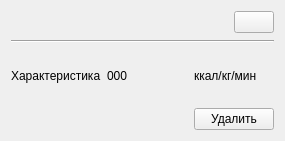
<?xml version="1.0" encoding="UTF-8"?>
<ui version="4.0">
 <class>ActivityInfo</class>
 <widget class="QWidget" name="ActivityInfo">
  <property name="geometry">
   <rect>
    <x>0</x>
    <y>0</y>
    <width>285</width>
    <height>141</height>
   </rect>
  </property>
  <property name="windowTitle">
   <string>Информация о активности</string>
  </property>
  <layout class="QVBoxLayout" name="verticalLayout">
   <item>
    <layout class="QHBoxLayout" name="horizontalLayout">
     <item>
      <widget class="QLabel" name="label_activityName">
       <property name="font">
        <font>
         <family>Calibri</family>
         <pointsize>14</pointsize>
        </font>
       </property>
       <property name="text">
        <string>&lt;Activity_name&gt;</string>
       </property>
      </widget>
     </item>
     <item>
      <spacer name="horizontalSpacer">
       <property name="orientation">
        <enum>Qt::Horizontal</enum>
       </property>
       <property name="sizeHint" stdset="0">
        <size>
         <width>208</width>
         <height>20</height>
        </size>
       </property>
      </spacer>
     </item>
     <item>
      <widget class="QPushButton" name="pushButton_activityEdit">
       <property name="icon">
        <iconset resource="../rec.qrc">
         <normaloff>:/resources/settings_icon.png</normaloff>:/resources/settings_icon.png</iconset>
       </property>
      </widget>
     </item>
    </layout>
   </item>
   <item>
    <widget class="Line" name="line">
     <property name="orientation">
      <enum>Qt::Horizontal</enum>
     </property>
    </widget>
   </item>
   <item>
    <layout class="QHBoxLayout" name="horizontalLayout_2">
     <item>
      <widget class="QLabel" name="label_2">
       <property name="text">
        <string>Характеристика</string>
       </property>
      </widget>
     </item>
     <item>
      <widget class="QLabel" name="label_kcal">
       <property name="text">
        <string>000</string>
       </property>
      </widget>
     </item>
     <item>
      <widget class="QLabel" name="label">
       <property name="text">
        <string>ккал/кг/мин</string>
       </property>
      </widget>
     </item>
    </layout>
   </item>
   <item>
    <layout class="QHBoxLayout" name="horizontalLayout_3">
     <item>
      <spacer name="horizontalSpacer_2">
       <property name="orientation">
        <enum>Qt::Horizontal</enum>
       </property>
       <property name="sizeHint" stdset="0">
        <size>
         <width>40</width>
         <height>20</height>
        </size>
       </property>
      </spacer>
     </item>
     <item>
      <widget class="QPushButton" name="pushButton_delete">
       <property name="text">
        <string>Удалить</string>
       </property>
      </widget>
     </item>
    </layout>
   </item>
  </layout>
 </widget>
 <resources>
  <include location="../rec.qrc"/>
 </resources>
 <connections/>
</ui>
